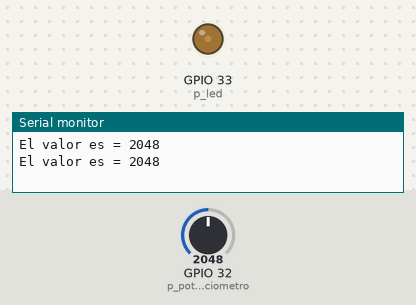
Recording of a sketch running on a simulated ESP32. Shown: output pins drawn as LEDs (lit = HIGH), the last lines printed to the serial monitor. Inputs (shaded band) come from the test bench; at power-on: GPIO 32 (p_potenciometro) = 2048.

Above: at 2.8 s.
2.9 s: GPIO 32 (p_potenciometro) set to 984
5.6 s: GPIO 32 (p_potenciometro) set to 3112
At 6.9 s:
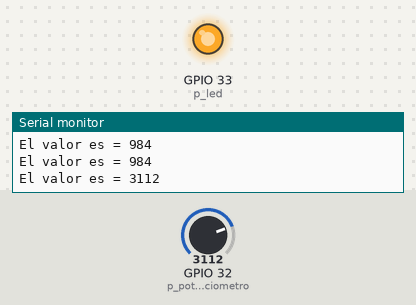
8.3 s: GPIO 32 (p_potenciometro) set to 3032
At 10.4 s:
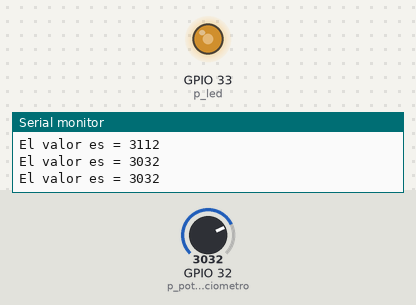
11.0 s: GPIO 32 (p_potenciometro) set to 3603
At 11.9 s:
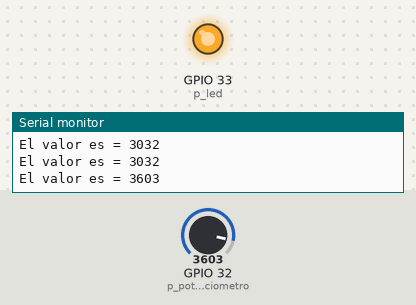
Timing chart, 0 to 14.0 s (numbered marks = the images above; inputs shaded):
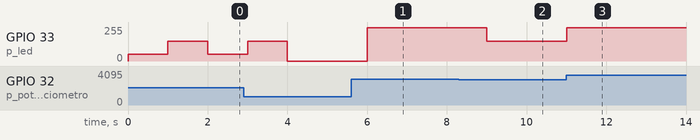

The sketch:

LEd_potenciometro.ino
```cpp
//Modular intensidad de led con potenciometro
#define p_led 33
#define p_potenciometro 32


void setup() {
  //Definir el pin del led
  pinMode(p_led, OUTPUT);
  Serial.begin(9600);

}

void loop() {
//definir la variable que recibe la señal del potenciometro
  long valor = analogRead(p_potenciometro);
  //imprimir en el monitor serial los valores del potenciometro
  Serial.print("El valor es = ");
  Serial.println(valor);
//Ciclo de intensidades para el led dependiente del valor recibido
  if(valor >= 0 && valor <=1024){
    analogWrite(p_led,0);
    delay(1000);
  }
  if(valor >= 1024 && valor <= 2048){
    analogWrite(p_led,50);
    delay(1000);
  }
  if(valor >= 2048 && valor <= 3072){
    analogWrite(p_led,150);
    delay(1000);
  }
  if(valor >=3072 && valor <= 4000){
    analogWrite(p_led,250);
    delay(1000);
  }
}
```

Measured:
- after the input at 5.6 s, GPIO 33 (p_led): 0/255 → 250/255 after 0.40 s
- after the input at 8.3 s, GPIO 33 (p_led): 250/255 → 150/255 after 0.70 s
- after the input at 11.0 s, GPIO 33 (p_led): 150/255 → 250/255 at once
